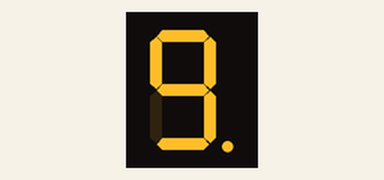
Bench run of a sketch on a simulated Arduino Uno, built with avr-gcc and run on an emulated ATmega328P. On the bench: 1-digit seven-segment display.

Above: at 0.1 s.
At 0.75 s:
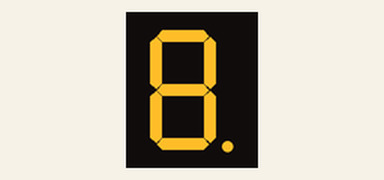
At 1.25 s:
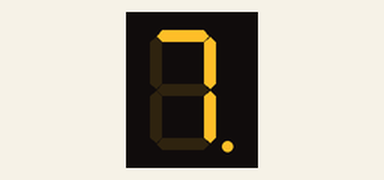
At 2.25 s:
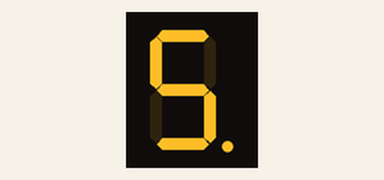
At 3.25 s:
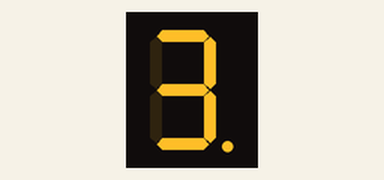
At 4.6 s:
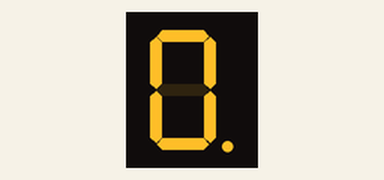

Measured:
- what the display in image 1 shows lasts 0.5 s, from 0.5 s to 1.0 s

The sketch:

UD2_SevenSeg_FinalCountdown.ino
```cpp
/**
 * Unidad 2: SevenSeg con cuenta atrás
 *
 * Usando la librería SevenSeg y SimpleTimer,
 * crearemos una cuenta atrás
 * en un display de 7 segmentos
 */

#include <SevenSeg.h>
#include <SimpleTimer.h>

// Configuramos los pines a los que están conectados los segmentos
// en el siguiente orden; ABCDEFG
SevenSeg disp(2,3,4,5,6,7,8);

SimpleTimer timer;
byte contador = 9;

void setup() {

  disp.setDPPin(9);         // Definimos el pin al que está conectado el punto decimal
  disp.setCommonCathode();  // Configuramos el modo en que funciona el display
                            // en caso de ser de ánodo común esta línea no haría falta

  timer.setInterval(500, cuentaAtras);
}

void cuentaAtras() {

  if (contador > 0) {
    contador--; // Restamos 1 a contador mientras sea mayor que 0
  }
}

void loop() {

  timer.run();

  disp.writeDigit(contador);   // La librería acepta números del 0 al 9 y letras (ver manual para más)
                          // Las letras deben ir entre comillas
  disp.setDP();           // Enciende el punto decimal

}
```
